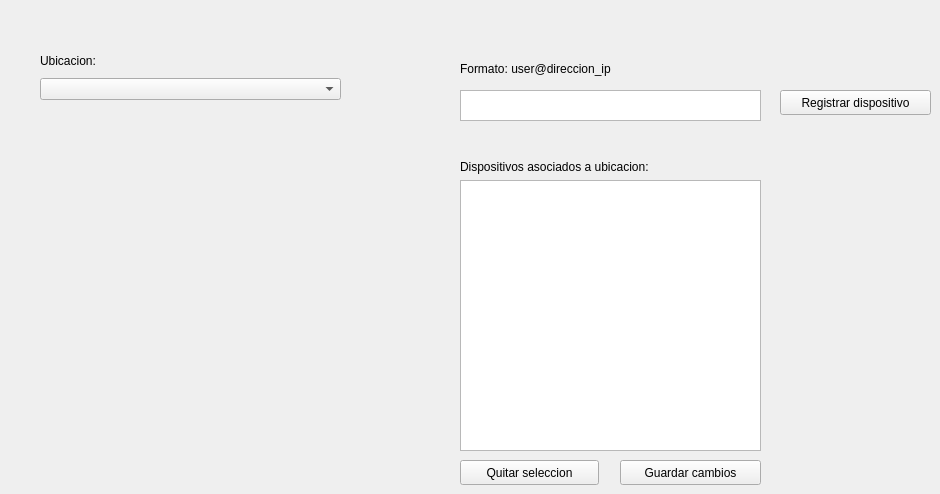
    <widget class="QWidget" name="Dispositivos">
     <attribute name="title">
      <string>Centro de Dispositivos</string>
     </attribute>
     <widget class="QWidget" name="layoutWidget_5">
      <property name="geometry">
       <rect>
        <x>40</x>
        <y>50</y>
        <width>301</width>
        <height>50</height>
       </rect>
      </property>
      <layout class="QVBoxLayout" name="verticalLayout_20">
       <item>
        <widget class="QLabel" name="label_ubicaciones">
         <property name="text">
          <string>Ubicacion:</string>
         </property>
        </widget>
       </item>
       <item>
        <widget class="QComboBox" name="lista_ubicaciones"/>
       </item>
      </layout>
     </widget>
     <widget class="QWidget" name="layoutWidget_8">
      <property name="geometry">
       <rect>
        <x>460</x>
        <y>160</y>
        <width>301</width>
        <height>291</height>
       </rect>
      </property>
      <layout class="QVBoxLayout" name="verticalLayout_22">
       <item>
        <widget class="QLabel" name="Dispositivos_Ubicacion_label">
         <property name="text">
          <string>Dispositivos asociados a ubicacion:</string>
         </property>
        </widget>
       </item>
       <item>
        <widget class="QListWidget" name="Dispositivos_Ubicacion"/>
       </item>
      </layout>
     </widget>
     <widget class="QPlainTextEdit" name="Formato_ip_dispositivo">
      <property name="geometry">
       <rect>
        <x>460</x>
        <y>90</y>
        <width>301</width>
        <height>31</height>
       </rect>
      </property>
     </widget>
     <widget class="QLabel" name="label_formato_ip">
      <property name="geometry">
       <rect>
        <x>460</x>
        <y>60</y>
        <width>201</width>
        <height>17</height>
       </rect>
      </property>
      <property name="text">
       <string>Formato: user@direccion_ip</string>
      </property>
     </widget>
     <widget class="QPushButton" name="Agregar_dispositivo_boton">
      <property name="geometry">
       <rect>
        <x>780</x>
        <y>90</y>
        <width>151</width>
        <height>25</height>
       </rect>
      </property>
      <property name="text">
       <string>Registrar dispositivo</string>
      </property>
     </widget>
     <widget class="QPushButton" name="Guardar_cambios_dispositivos_agregados">
      <property name="geometry">
       <rect>
        <x>620</x>
        <y>460</y>
        <width>141</width>
        <height>25</height>
       </rect>
      </property>
      <property name="text">
       <string>Guardar cambios</string>
      </property>
     </widget>
     <widget class="QPushButton" name="Quitar_dispositivo_lista_ubicacion">
      <property name="geometry">
       <rect>
        <x>460</x>
        <y>460</y>
        <width>139</width>
        <height>25</height>
       </rect>
      </property>
      <property name="text">
       <string>Quitar seleccion</string>
      </property>
     </widget>
    </widget>
